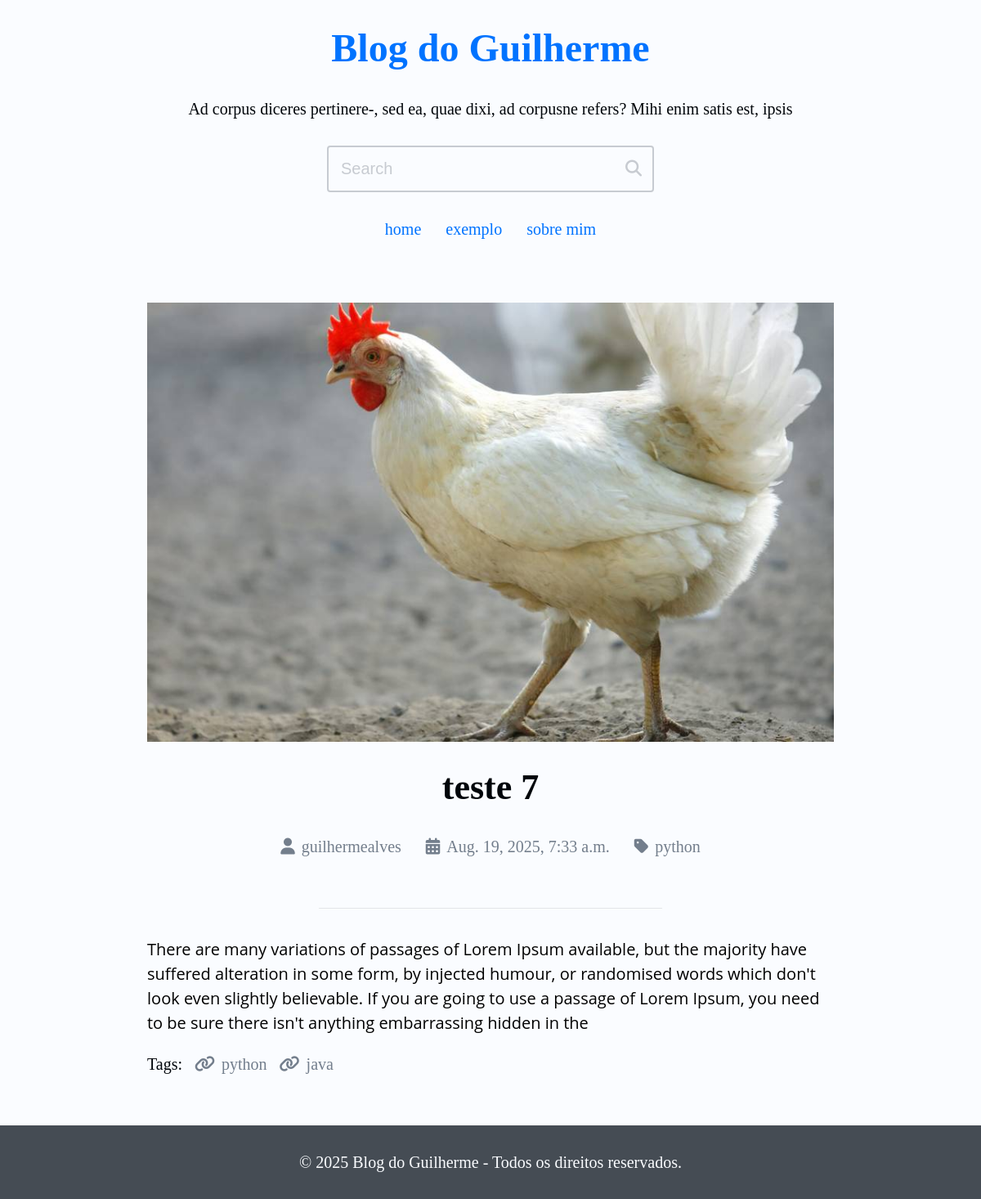
Screenshot of /post/teste-7/ with the database file from the repository.
### site_setup/models.py (models this page shows, shortened)
class SiteSetup(models.Model):
    class Meta:
        verbose_name = 'Setup'
        verbose_name_plural = 'Setup'
    title = models.CharField(max_length=65)
    description = models.CharField(max_length=255)
    show_header = models.BooleanField(default=True)
    show_search = models.BooleanField(default=True)
    show_menu = models.BooleanField(default=True)
    show_description = models.BooleanField(default=True)
    show_pagination = models.BooleanField(default=True)
    show_footer = models.BooleanField(default=True)
    favicon = models.ImageField(
        upload_to='assets/favicon/%Y/%m',
        blank=True, null=True,
        validators=[validate_png],  # Assuming validate_png is defined in utils/model_validators.py
        )

class MenuLink(models.Model):
    class Meta:
        verbose_name = 'Menu Link'
        verbose_name_plural = 'Menu Links'
    text = models.CharField(max_length=50)
    url_or_path = models.CharField(max_length=2048)
    new_tab = models.BooleanField(default=False)
    site_setup = models.ForeignKey(
        'SiteSetup', on_delete=models.CASCADE, blank=True, null=True,
        default=None, related_name='menu'
    )

### blog/models.py (models this page shows, shortened)
class Post(models.Model):
    class Meta:
        verbose_name = 'Post'
        verbose_name_plural = 'Posts'
    is_published = models.BooleanField(default=False)
    objects = PostManager()
    title = models.CharField(max_length=65,)
    slug = models.SlugField(
        unique=True, default="",
        null=False, blank=True, max_length=255
    )
    excerpt = models.CharField(max_length=150)
    is_published = models.BooleanField(
        default=False,
        help_text=(
            'Este campo precisará estar marcado '
            'para o post ser exibido publicamente.'
        ),
    )
    content = models.TextField()
    cover = models.ImageField(upload_to='posts/%Y/%m/', blank=True, default='')
    cover_in_post_content = models.BooleanField(
        default=True,
        help_text='Se marcado, exibirá a capa dentro do post.',
    )
    created_at = models.DateTimeField(auto_now_add=True)
    created_by = models.ForeignKey(
        User,
        on_delete=models.SET_NULL,
        blank=True, null=True,
        related_name='post_created_by'
    )
    updated_at = models.DateTimeField(auto_now=True)
    updated_by = models.ForeignKey(
        User,
        on_delete=models.SET_NULL,
        blank=True, null=True,
        related_name='post_updated_by'
    )
    category = models.ForeignKey(
        Category, on_delete=models.SET_NULL, null=True, blank=True,
        default=None,
    )
    tags = models.ManyToManyField(Tag, blank=True, default='')

class Category(models.Model):
    class Meta:
        verbose_name = "category"
        verbose_name_plural = "Categories"
    name = models.CharField(max_length=100)
    slug = models.SlugField(
        unique=True, default=None, null=True, blank=True, max_length=100
    )

class Tag(models.Model):
    class Meta:
        verbose_name = "Tag"
        verbose_name_plural = "Tags"
    name = models.CharField(max_length=100)
    slug = models.SlugField(
        unique=True, default=None, null=True, blank=True, max_length=100
    )

### blog/views.py (the view)
# urls.py: path('post/<slug:slug>/', PostDetailView.as_view(), name='post'),
class PostDetailView(DetailView):
    model = Post
    template_name = 'blog/pages/post.html'
    slug_field = 'slug'
    context_object_name = 'post'
    def get_context_data(self, **kwargs):
        ctx =  super().get_context_data(**kwargs)
        post = self.get_object()
        page_title = f'{post.title} - Post - '
        ctx.update({
            'page_title': page_title
        })
        return ctx
    def get_queryset(self) -> QuerySet[Any]:
        return super().get_queryset().filter(is_published=True)

### site_setup/context_processors.py (called while the page is built)
def context_processor_example(request):
    return {
        'example': 'Veio do context processor (example)'
    }

def site_setup(request):
    setup = SiteSetup.objects.order_by('-id').first()
    return {
        'site_setup': setup,
    }

### blog/templates/blog/pages/post.html (shortened to what this page needs)
{% extends 'blog/base.html' %}
{% block additional_head %}
<link rel="stylesheet" href="//cdnjs.cloudflare.com/ajax/libs/codemirror/5.62.2/codemirror.min.css">
<link rel="stylesheet" href="//cdnjs.cloudflare.com/ajax/libs/codemirror/6.65.7/theme/dracula.min.css">
{% endblock additional_head %}
{% block content %}
<main class="main-content single-post section-wrapper">
  <div class="single-post-content section-content-narrow">
    <div class="single-post-gap section-gap">
      {% if post.cover and post.cover_in_post_content %}
        <div class="single-post-cover pb-base">
          <img
           loading="lazy"
           src="{{ post.cover.url }}"
           alt="{{ post.title }}">
        </div>
      {% endif %}
      <h2 class="single-post-title pb-base center">
        {{ post.title }}
      </h2>
      <div class="post-meta pb-base">
        <div class="post-meta-item">
          <a class="post-meta-link"
           href="{% url 'blog:created_by' post.created_by.pk %}">
            <i class="fa-solid fa-user"></i>
            <span>
              {% if post.created_by.first_name %}
                {{ post.created_by.first_name }}
                {{ post.created_by.last_name }}
              {% else %}
                {{ post.created_by.username }}
              {% endif %}
            </span>
          </a>
        </div>
        <div class="post-meta-item">
          <span class="post-meta-link">
            <i class="fa-solid fa-calendar-days"></i>
            <span>
              {{ post.created_at }}
            </span>
          </span>
        </div>
        {% if post.category %}
          <div class="post-meta-item">
            <a class="post-meta-link" href="{% url "blog:category" post.category.slug %}">
              <i class="fa-solid fa-tag"></i>
              <span>
                {{ post.category.name }}
              </span>
            </a>
          </div>
        {% endif %}
      </div>
      <p class="single-post-excerpt pb-base">
      </p>
      <div class="separator"></div>
      <div class="single-post-content">
        {{ post.content | safe }}
        {% if post.tags.exists %}
          <div class="post-tags">
            <span>Tags: </span>
            {% for tag in post.tags.all %}
              <a class="post-tag-link" href="{% url 'blog:tag' tag.slug %}">
                <i class="fa-solid fa-link"></i>
                <span>{{ tag.name }}</span>
              </a>
            {% endfor %}
          </div>
        {% endif %}
      </div>
    </div>
  </div>
</main>
{% endblock content %}

### blog/templates/blog/partials/_header.html (shortened to what this page needs)
<header class="header section-wrapper">
  <div class="section-content-wide">
    <div class="section-gap">
      <h1 class="blog-title center pb-base">
        <a class="blog-link" href="/">{{ site_setup.title }}</a>
      </h1>
      {% if site_setup.show_description %}
            <p class="blog-description pb-base center">{{ site_setup.description }}</p>
      {% endif %}
      {% if site_setup.show_search %}
        <div class="search pb-base center">
          <form class="search-form" action="{% url "blog:search" %}" method="get">
            <div class="search-content">
              <input
                class="search-input"
                type="search"
                name="search"
                id="search-input"
                placeholder="Search"
                value="{{ search_value }}"
                required
              >
              <button class="search-btn" type="submit" aria-labelledby="search-label">
                <i class="fa fa-search"></i>
              </button>
            </div>
          </form>
        </div>
      {% endif %}
      {% if site_setup.show_menu %}
        <nav class="menu">
          <ul class="menu-items">
            {% for link in site_setup.menu.all %}
              <li class="menu-item">
                {% if link.new_tab %}
                  <a target="_blank" class="menu-link" href="{{ link.url_or_path }}">
                    {{ link.text }}
                  </a>
              {% else %}
                  <a class="menu-link" href="{{ link.url_or_path }}">
                    {{ link.text }}
                  </a>
                {% endif %}
              </li>
            {% endfor %}
          </ul>
        </nav>
      {% endif %}
    </div>
  </div>
</header>

### blog/templates/blog/partials/_footer.html (shortened to what this page needs)
<footer class="footer section-wrapper mt-base ">
  <div class="section-content-wide">
    <div class="section-gap">
      <div class="center">
        <a href="#"> © {% now "Y" %} {{ site_setup.title }} - Todos os direitos reservados. </a>
      </div>
    </div>
  </div>
</footer>

### blog/static/blog/css/remedy.css (style rules this page uses)
html { line-sizing: normal; }
body { margin: 0; }
h1 { font-size: 2rem; }
h2 { font-size: 1.5rem; }
h1 { margin: 0.67em 0; }
img, svg, video, canvas, audio, iframe, embed, object { display: block; vertical-align: middle; max-width: 100%; }
img, svg, video, canvas { height: auto; }
img { border-style: none; }
article, aside, details, figcaption, figure, footer, header, hgroup, main, nav, section { display: block; }

### rows the page displays
SiteSetup: title "Blog do Guilherme", description "Ad corpus diceres pertinere-, sed ea, quae dixi, ad corpusne refers? Mihi enim satis est, ipsis"
MenuLink: text "home"
MenuLink: text "exemplo"
MenuLink: text "sobre mim"
Post: cover (picture), title "teste 7", created_by.username "guilhermealves", created_at "Aug. 19, 2025, 7:33 a.m.", category.name "python", content "There are many variations of passages of Lorem Ipsum available, but the majority have suffered alteration in some form, by injected humour, or randomised words which don't look even slightly believable. If you are going to use a passage of Lorem Ipsum, you need to be sure there isn't anything embarrassing hidden in the"
Tag: name "python"
Tag: name "java"
